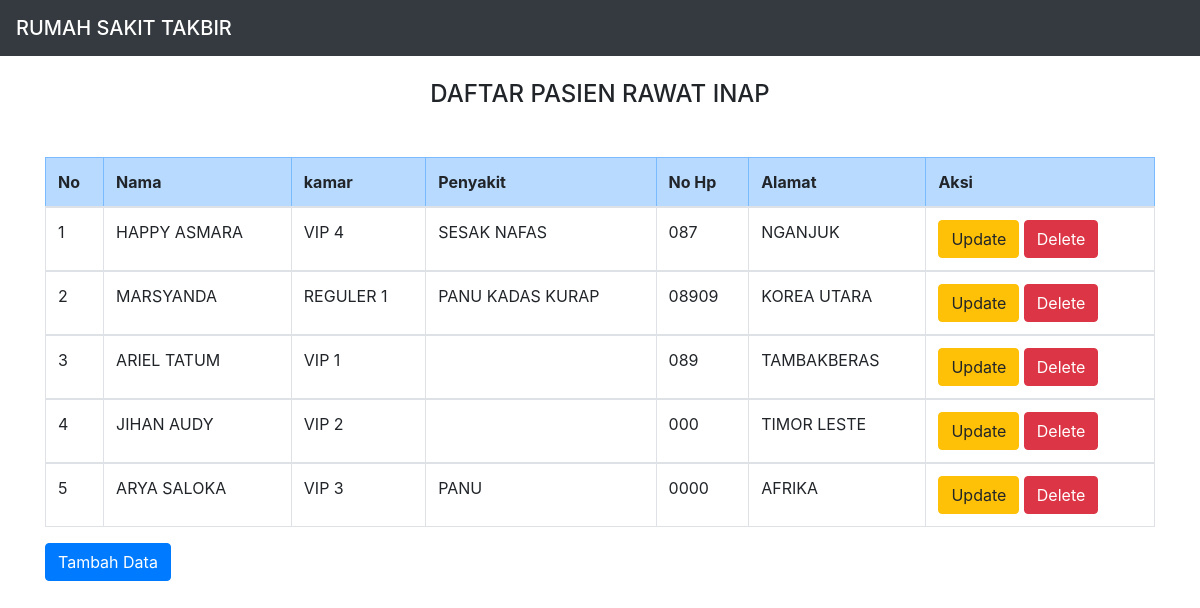
The page / on the database its author committed.
### tables this page shows
CREATE TABLE `peserta` (
  `id_peserta` int(11) NOT NULL,
  `nama` varchar(50) NOT NULL,
  `kamar` varchar(50) NOT NULL,
  `penyakit` varchar(50) NOT NULL,
  `no_hp` char(13) NOT NULL,
  `alamat` varchar(50) NOT NULL
);

### index.php (the view, shortened to what this page needs)
<!DOCTYPE html>
<html>
<head>
<link rel="stylesheet" href="https://cdn.jsdelivr.net/npm/bootstrap@4.6.1/dist/css/bootstrap.min.css">
</head>
<body>
    <nav class="navbar navbar-dark bg-dark">
            <span class="navbar-brand mb-0 h1">RUMAH SAKIT TAKBIR</span>
    </nav>
<div class="container">
    <br>
    <h4><center>DAFTAR PASIEN RAWAT INAP</center></h4>
     <tr class="table-danger">
            <br>
        <thead>
        <tr>
       <table class="my-3 table table-bordered">
            <tr class="table-primary">
            <th>No</th>
            <th>Nama</th>
            <th>kamar</th>
            <th>Penyakit</th>
            <th>No Hp</th>
            <th>Alamat</th>
            <th colspan='2'>Aksi</th>
        </tr>
        </thead>
        <?php
        include "koneksi.php";
        $sql="select * from peserta order by id_peserta desc";
        $hasil=mysqli_query($kon,$sql);
        $no=0;
        while ($data = mysqli_fetch_array($hasil)) {
            $no++;
            ?>
            <tbody>
            <tr>
                <td><?php echo $no;?></td>
                <td><?php echo $data["nama"]; ?></td>
                <td><?php echo $data["kamar"];   ?></td>
                <td><?php echo $data["penyakit"];   ?></td>
                <td><?php echo $data["no_hp"];   ?></td>
                <td><?php echo $data["alamat"];   ?></td>
                <td>
                    <a href="update.php?id_peserta=<?php echo htmlspecialchars($data['id_peserta']); ?>" class="btn btn-warning" role="button">Update</a>
                    <a href="<?php echo htmlspecialchars($_SERVER["PHP_SELF"]);?>?id_peserta=<?php echo $data['id_peserta']; ?>" class="btn btn-danger" role="button">Delete</a>
                </td>
            </tr>
            </tbody>
            <?php
        }
        ?>
    <a href="create.php" class="btn btn-primary" role="button">Tambah Data</a>
</div>
</body>
</html>

### rows shown on the page
peserta: nama "HAPPY ASMARA", kamar "VIP 4", penyakit "SESAK NAFAS", no_hp "087", alamat "NGANJUK"
peserta: nama "MARSYANDA", kamar "REGULER 1", penyakit "PANU KADAS KURAP", no_hp "08909", alamat "KOREA UTARA"
peserta: nama "ARIEL TATUM", kamar "VIP 1", no_hp "089", alamat "TAMBAKBERAS"
peserta: nama "JIHAN AUDY", kamar "VIP 2", no_hp "000", alamat "TIMOR LESTE"
peserta: nama "ARYA SALOKA", kamar "VIP 3", penyakit "PANU", no_hp "0000", alamat "AFRIKA"
